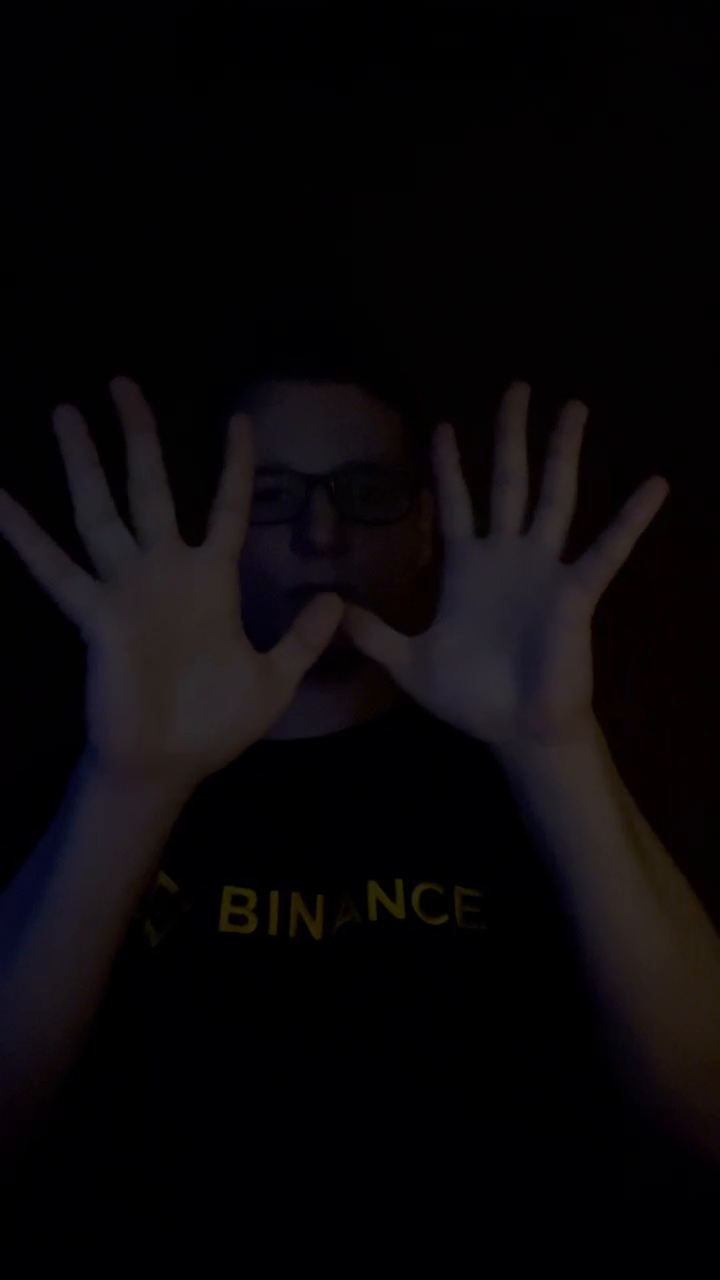
#> input picture frame 20 of Block2/video/IMG_0168.MOV, 720 x 1280 px, given in place of 0001-0100.mkv, which was not available
$ python chastina2.py
#> lines starting #> are read from the running program, lines starting #| are printed output that depends on the picture; after the words box and inside, x2 and y2 are one past the last pixel; in counts of white or black regions, pixels touching at a corner belong together
import cv2
import numpy as np

lower_color = np.array([100, 150, 20])
upper_color = np.array([130, 255, 150])

video = cv2.VideoCapture(r'C:\Users\danam\PycharmProjects\Mukhamedchyn-Danil\Block3\video\0001-0100.mkv')
while True:
    ret, frame = video.read()
#> frame is the input picture: shape (1280, 720, 3); mean B, G, R 9, 7.1, 9.4
    if not ret:
        break
    hsv_frame = cv2.cvtColor(frame, cv2.COLOR_BGR2HSV)
#> hsv_frame: shape (1280, 720, 3); mean H, S, V 79.3, 128.9, 10.9
    mask = cv2.inRange(hsv_frame, lower_color, upper_color)
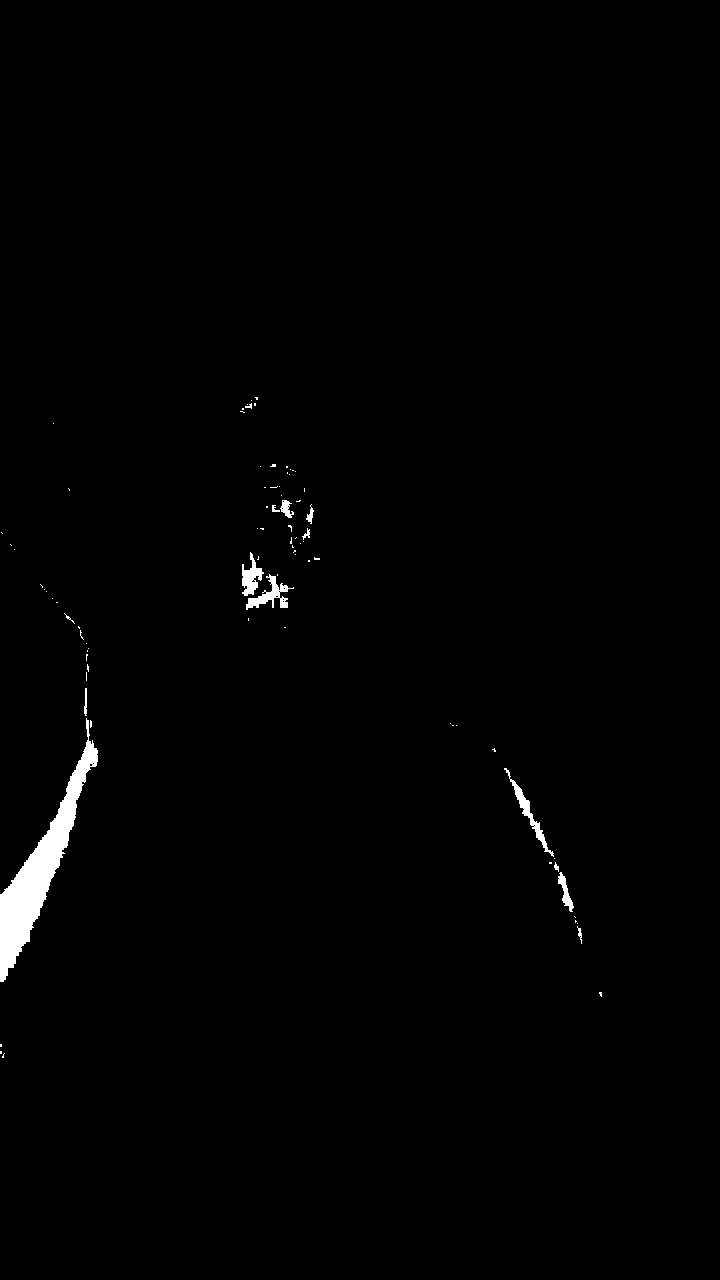
#> mask: shape (1280, 720); 0.93% white; 83 white regions (69 under 20 px), largest, box (x1, y1, x2, y2) and area: (0, 718, 98, 982) 6025, (246, 574, 294, 610) 560, (504, 768, 554, 857) 544
    result = cv2.bitwise_and(frame, frame, mask=mask)
    cv2.imshow('Origframe', frame)
    cv2.imshow('Mask', mask)
    cv2.imshow('Filtered Result', result)


    if cv2.waitKey(70) & 0xFF == ord('q'):
#> (key q is pressed here)
        break

video.release()
cv2.destroyAllWindows()

$ run again, starting later in the video
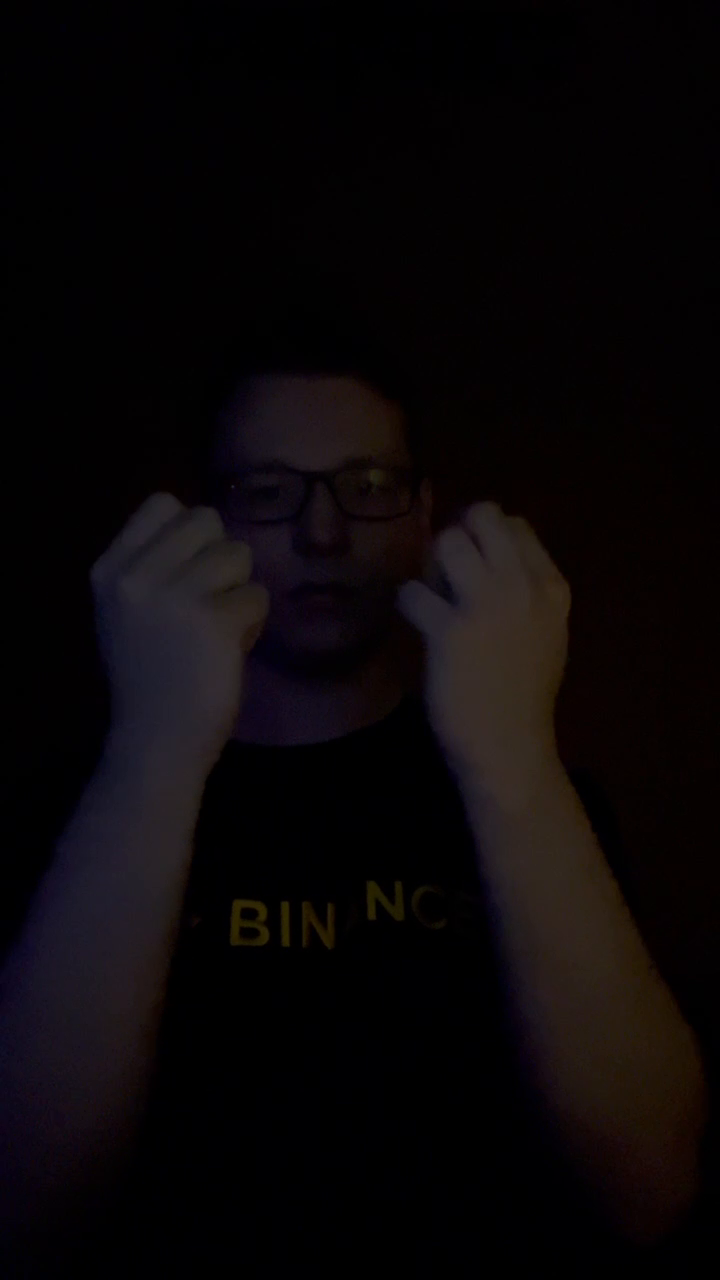
#> input picture frame 163 of Block2/video/IMG_0168.MOV, 720 x 1280 px, given in place of 0001-0100.mkv, which was not available
#> frame is the input picture: shape (1280, 720, 3); mean B, G, R 7.8, 6.6, 10
#> hsv_frame: shape (1280, 720, 3); mean H, S, V 76.6, 142.5, 11.2
#> `mask = cv2.inRange(hsv_frame, lower_color, upper_color)`:
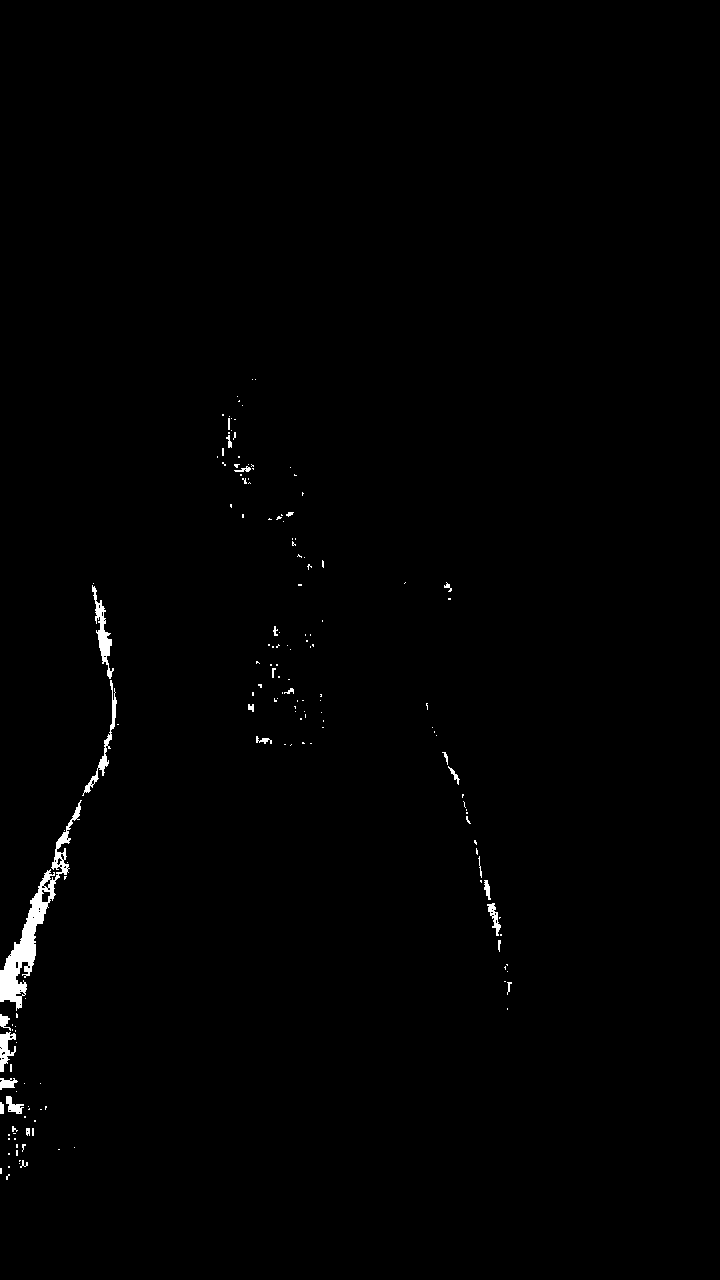
#> mask: shape (1280, 720); 0.68% white; 166 white regions (139 under 20 px), largest, box (x1, y1, x2, y2) and area: (0, 800, 82, 1011) 2880, (92, 585, 114, 679) 620, (82, 680, 117, 796) 487
